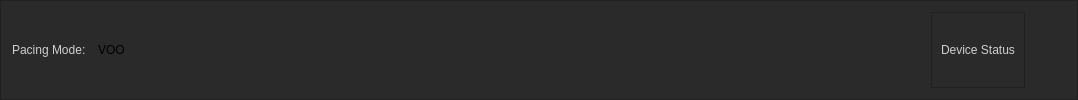
     <widget class="QFrame" name="frame_3">
      <property name="styleSheet">
       <string notr="true">background-color:rgb(42, 42, 42)</string>
      </property>
      <property name="frameShape">
       <enum>QFrame::StyledPanel</enum>
      </property>
      <property name="frameShadow">
       <enum>QFrame::Raised</enum>
      </property>
      <layout class="QHBoxLayout" name="horizontalLayout_2">
       <item>
        <widget class="QLabel" name="label_3">
         <property name="styleSheet">
          <string notr="true">color: rgb(207, 207, 207);
font: 12pt &quot;MS Shell Dlg 2&quot;;</string>
         </property>
         <property name="text">
          <string>Pacing Mode:  </string>
         </property>
        </widget>
       </item>
       <item>
        <widget class="QLabel" name="label_pacing_mode">
         <property name="styleSheet">
          <string notr="true"/>
         </property>
         <property name="text">
          <string>VOO</string>
         </property>
        </widget>
       </item>
       <item>
        <spacer name="horizontalSpacer_3">
         <property name="orientation">
          <enum>Qt::Horizontal</enum>
         </property>
         <property name="sizeHint" stdset="0">
          <size>
           <width>800</width>
           <height>20</height>
          </size>
         </property>
        </spacer>
       </item>
       <item>
        <widget class="QFrame" name="frame_4">
         <property name="frameShape">
          <enum>QFrame::StyledPanel</enum>
         </property>
         <property name="frameShadow">
          <enum>QFrame::Raised</enum>
         </property>
         <layout class="QHBoxLayout" name="horizontalLayout_device_status">
          <item>
           <widget class="QLabel" name="label">
            <property name="styleSheet">
             <string notr="true">color: rgb(207, 207, 207);
font: 12pt &quot;MS Shell Dlg 2&quot;;</string>
            </property>
            <property name="text">
             <string>Device Status</string>
            </property>
           </widget>
          </item>
         </layout>
        </widget>
       </item>
       <item>
        <widget class="QLabel" name="label_2">
         <property name="minimumSize">
          <size>
           <width>35</width>
           <height>35</height>
          </size>
         </property>
         <property name="maximumSize">
          <size>
           <width>35</width>
           <height>35</height>
          </size>
         </property>
         <property name="text">
          <string/>
         </property>
         <property name="pixmap">
          <pixmap>../resources/images/active.png</pixmap>
         </property>
         <property name="scaledContents">
          <bool>true</bool>
         </property>
        </widget>
       </item>
      </layout>
     </widget>
